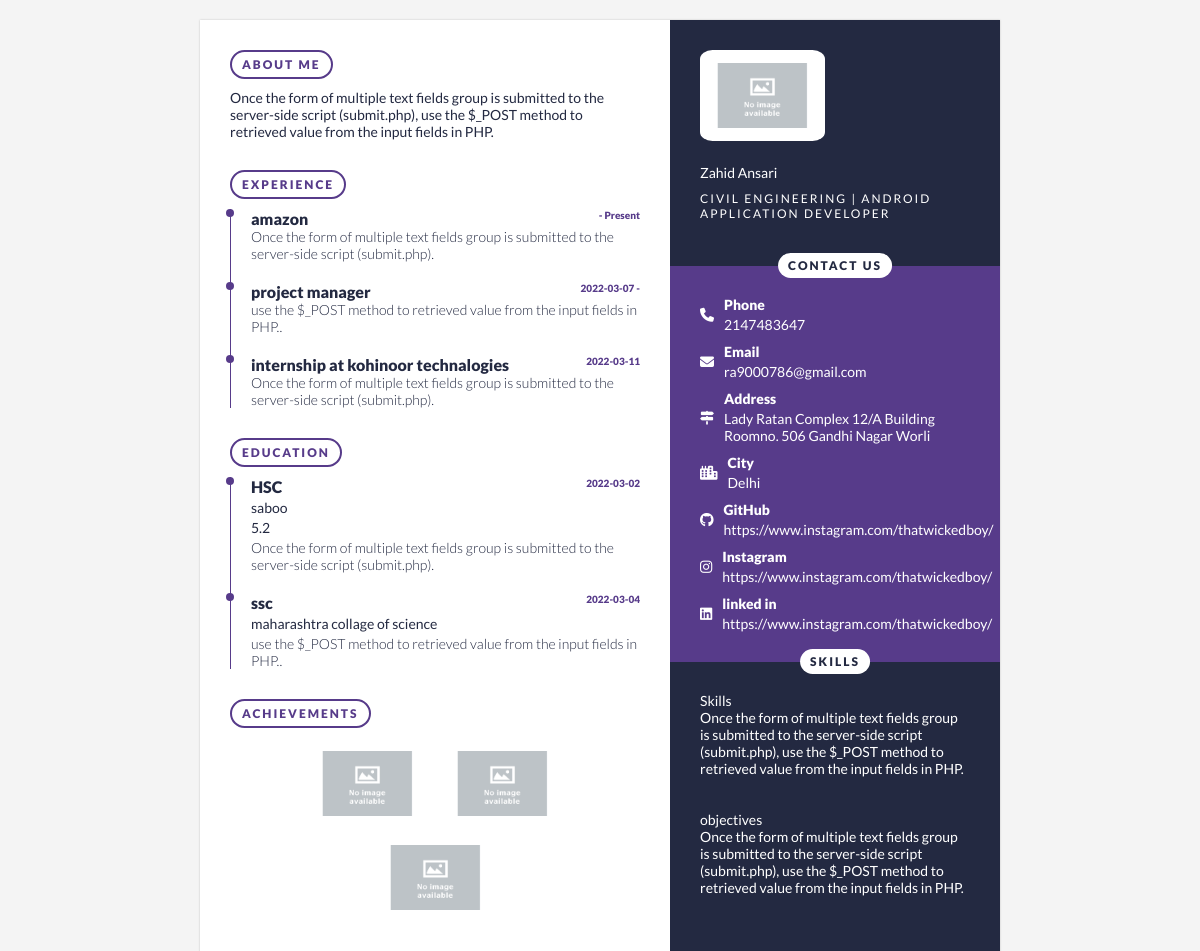
/Admin/Resume-Design/index.php?id=152, run on the app's committed database.
### tables this page shows
CREATE TABLE `resumedetail` (
  `ID` int(11) NOT NULL,
  `name` varchar(25) NOT NULL,
  `contact` int(10) NOT NULL,
  `address` varchar(500) NOT NULL,
  `email` varchar(20) NOT NULL,
  `about` varchar(500) NOT NULL,
  `githublink` varchar(50) NOT NULL,
  `instalink` varchar(50) NOT NULL,
  `linkedinlink` varchar(50) NOT NULL,
  `city` varchar(50) NOT NULL,
  `studies` varchar(50) NOT NULL,
  `occupation` varchar(50) NOT NULL,
  `position` varchar(500) NOT NULL,
  `workdate` varchar(50) NOT NULL,
  `workabout` varchar(500) NOT NULL,
  `education` varchar(500) NOT NULL,
  `university` varchar(500) NOT NULL,
  `cgpa` double NOT NULL,
  `edudate` varchar(50) NOT NULL,
  `eduabout` varchar(500) NOT NULL,
  `skills` varchar(500) NOT NULL,
  `objectives` varchar(500) NOT NULL,
  `profilepic` varchar(100) NOT NULL,
  `achivements` varchar(100) NOT NULL
);

### Admin/Resume-Design/index.php (the view, shortened to what this page needs)
<?php
include '../conn.php';
$ids = $_GET['id'];
$showquery = "select * from resumedetail where ID={$ids}";
$showdata = mysqli_query($conn,$showquery);
$arrdata = mysqli_fetch_array($showdata);
$position = $arrdata['position'];
$exp = explode(",", $position);
$workdate = $arrdata['workdate'];
$WD = explode(",", $workdate);
$workabout = $arrdata['workabout'];
$WA = explode(",", $workabout);
$edu = $arrdata['education'];
$EDU = explode(",", $edu);
$uni = $arrdata['university'];
$UNI = explode(",", $uni);
$cg = $arrdata['cgpa'];
$cgpa = explode(",", $cg);
$edudate = $arrdata['edudate'];
$EDUD = explode(",", $edudate);
$eduabout = $arrdata['eduabout'];
$EDUA = explode(",", $eduabout);
$ach = $arrdata['achivements'];
$achive = explode(",", $ach);
?>
<!DOCTYPE html>
<html>
<head>
	<link rel="stylesheet" type="text/css" href="styles.css">
</head>
<body>
	<div class="wrapper">
		<div class="resume_design">
			<div class="resume_left">
				<div class="about_sec">
					<div class="button">About Me</div>
					<p><?php echo $arrdata['about']; ?></p>
				</div>
				<div class="exp_sec">
					<div class="button">Experience</div>
					<ul>
						<li>
							<div class="item">
								<div class="item_grp">
									<p class="title"><?php echo $exp[0]; ?></p>
									<span class="timeline"><?php echo $WD[0]; ?> - Present</span>
								</div>
								<p class="content"><?php echo $WA[0]; ?>.</p>
							</div>
						</li>
						<li>
							<div class="item">
								<div class="item_grp">
								<?php if (empty($exp[1])) : ?>
										<p class="content">Data Not Given</p>
									<?php else : ?>
										<p class="title"><?php echo $exp[1]; ?></p>
									<?php endif; ?>
									<?php if (empty($WD[1])) : ?>
										<p class="content">Data Not Given</p>
									<?php else : ?>
										<span class="timeline"><?php echo $WD[1]; ?> - <?php echo $WD[0]; ?></span>
									<?php endif; ?>
								</div>
								<?php if (empty($WA[1])) : ?>
										<p class="content">Data Not Given</p>
									<?php else : ?>
										<p class="content"><?php echo $WA[1]; ?>.</p>
									<?php endif; ?>
							</div>
						</li>
						<li>
							<div class="item">
								<div class="item_grp">
									<?php if (empty($exp[2])) : ?>
										<p class="content">Data Not Given</p>
									<?php else : ?>
										<p class="title"><?php echo $exp[2]; ?></p>
									<?php endif; ?>
									<?php if (empty($WD[2])) : ?>
									<?php else : ?>
										<span class="timeline"><?php echo $WD[2]; ?></span>
									<?php endif; ?>
								</div>
								<?php if (empty($WA[2])) : ?>
									<?php else : ?>
										<p class="content"><?php echo $WA[2]; ?>.</p>
									<?php endif; ?>
							</div>
						</li>
					</ul>
				</div>
				<div class="edu_sec">
					<div class="button">Education</div>
					<ul>
						<li>
							<div class="item">
								<div class="item_grp">
									<p class="title"><?php echo $EDU[0]; ?></p>
									<p class="sub_title"><?php echo $UNI[0]; ?></p>
									<p class="sub_title"><?php echo $cgpa[0]; ?></p>
									<span class="timeline"><?php echo $EDUD[0]; ?></span>
								</div>
								<p class="content"><?php echo $EDUA[0]; ?>.</p>
							</div>
						</li>
						<li>
						<div class="item">
								<div class="item_grp">
								<?php if (empty($EDU[1])) : ?>
										<p class="content">Data Not Given</p>
									<?php else : ?>
										<p class="title"><?php echo $EDU[1]; ?></p>
									<?php endif; ?>
									<?php if (empty($UNI[1])) : ?>
									<?php else : ?>
										<p class="sub_title"><?php echo $UNI[1]; ?></p>
									<?php endif; ?>
									<?php if (empty($EDUD[1])) : ?>
									<?php else : ?>
										<span class="timeline"><?php echo $EDUD[1]; ?></span>
									<?php endif; ?>
								</div>
								<?php if (empty($EDUA[1])) : ?>
									<?php else : ?>
										<p class="content"><?php echo $EDUA[1]; ?>.</p>
									<?php endif; ?>
							</div>
						</li>
					</ul>
				</div>
				<div class="achievement_sec">
					<div class="button">Achievements</div>
					<div class="image-container">
						<div class="img_holder2">
						<img id="img1" src="../../Resume Page/assets/achivements/<?php     echo $achive[0];     ?>" alt="Not Uploaded" onerror=this.src="../../images/no-image.png">
					    </div>
						<div class="img_holder2">
						<img id="img2" src="../../Resume Page/assets/achivements/<?php     echo $achive[1];     ?>" alt="Not Uploaded" onerror=this.src="../../images/no-image.png">
					    </div>
					</div>
					<div class="image-container">
						<div class="img_holder2">
						<img id="img1" src="../../Resume Page/assets/achivements/<?php     echo $achive[2];     ?>" alt="Not Uploaded" onerror=this.src="../../images/no-image.png">
					    </div>
					</div>
				</div>
			</div>
			<div class="resume_right">
				<div class="profile_sec">
					<div class="img_holder">
						<img src="../../Resume Page/<?php     echo $arrdata['profilepic'];     ?>" alt="Not Uploaded" onerror=this.src="../../images/no-image.png">
					</div>
					<div class="profile_info">
						<p class="name"><?php     echo $arrdata['name'];     ?></p>
						<p class="role"><?php echo $arrdata['studies']; ?> | <?php echo $arrdata['occupation']; ?> <br> <br> </p>
					</div>
				</div>
				<div class="contact_sec">
					<div class="button">Contact US</div>
					<ul>
						<li class="item">
							<div class="icon">
								<i class="fas fa-phone"></i>
							</div>
							<div class="content">
								<p class="title">Phone</p>
								<p class="subtitle"><?php echo $arrdata['contact']; ?></p>
							</div>
						</li>
						<li class="item">
							<div class="icon">
								<i class="fas fa-envelope"></i>
							</div>
							<div class="content">
								<p class="title">Email</p>
								<p class="subtitle"><?php echo $arrdata['email']; ?></p>
							</div>
						</li>
						<li class="item">
							<div class="icon">
								<i class="fas fa-map-signs"></i>
							</div>
							<div class="content">
								<p class="title">Address</p>
								<p class="subtitle"><?php echo $arrdata['address']; ?></p>
							</div>
						</li>
						<li class="item">
							<div class="icon">
							<i class="fa-solid fa-city"></i>
							</div>
							<div class="content">
								<p class="title">City</p>
								<p class="subtitle"><?php echo $arrdata['city']; ?></p>
							</div>
						</li>
						<li class="item">
							<div class="icon">
								<i class="fa-brands fa-github"></i>
							</div>
							<div class="content">
								<p class="title">GitHub</p>
								<p class="subtitle"><?php echo $arrdata['githublink']; ?></p>
							</div>
						</li>
						<li class="item">
							<div class="icon">
								<i class="fa-brands fa-instagram"></i>
							</div>
							<div class="content">
								<p class="title">Instagram</p>
								<p class="subtitle"><?php echo $arrdata['instalink']; ?></p>
							</div>
						</li>
						<li class="item">
							<div class="icon">
							<i class="fa-brands fa-linkedin"></i>
							</div>
							<div class="content">
								<p class="title">linked in</p>
								<p class="subtitle"><?php echo $arrdata['linkedinlink']; ?></p>
							</div>
						</li>
					</ul>
				</div>
				<div class="skills_sec">
					<div class="button">Skills</div>
					<div class="content">
								<p class="title">Skills</p>
								<p class="subtitle"><?php echo $arrdata['skills']; ?></p></br></br>
							</div>
							<div class="content">
								<p class="title">objectives</p>
								<p class="subtitle"><?php echo $arrdata['objectives']; ?></p></br></br>
							</div>
				</div>
			</div>
		</div>
	</div>
</body>
</html>

### Admin/Resume-Design/styles.css (style rules this page uses)
:root { --bgcolor: #f4f4f4; --resume-left-bgc: #fff; --resume-right-bgc: #232941; --green: #573b8a; --white: #fff; --primary: #232941; }
* { margin: 0; padding: 0; box-sizing: border-box; font-family: 'Lato', sans-serif; list-style: none; text-decoration: none; }
body { background: var(--bgcolor); font-size: 14px; color: var(--primary); }
.wrapper { display: flex; align-items: center; justify-content: center; padding: 20px; }
.resume_design { width: 800px; max-width: 100%; display: flex; box-shadow: 0 0 2px rgba(0,0,0,0.2); }
.resume_design .resume_left { background: var(--resume-left-bgc); width: 500px; padding: 30px; }
.resume_design .resume_right { background: var(--resume-right-bgc); color: var(--white); width: 330px; }
.resume_design .resume_left > div { margin-bottom: 30px; }
.resume_design .resume_left > div:last-child { margin-bottom: 0; }
.resume_design .resume_left .button { margin-bottom: 10px; text-transform: uppercase; border: 2px solid var(--green); color: var(--green); display: inline-block; padding: 5px 10px; border-radius: 20px; font-weight: 900; letter-spacing: 2px; font-size: 12px; }
.resume_design .resume_left .about_sec p { margin-bottom: 10px; }
.resume_design .resume_left .about_sec p:last-child { margin-bottom: 0; }
.resume_design .resume_left ul li { padding-left: 20px; padding-bottom: 20px; position: relative; }
.resume_design .resume_left ul li:last-child { padding-bottom: 0; }
.resume_design .resume_left ul li { border-left: 1px solid var(--green); }
.resume_design .resume_left ul li:before { content: ""; position: absolute; top: 0; left: -5px; width: 8px; height: 8px; background: var(--green); border-radius: 50%; }
.resume_design .resume_left ul li .title { font-weight: 900; font-size: 16px; }
.resume_design .resume_left ul li .sub_title { margin: 3px 0; }
.resume_design .resume_left ul li .content { font-weight: 300; }
.resume_design .resume_left ul li .item_grp { position: relative; }
.resume_design .resume_left ul li .item_grp .timeline { position: absolute; top: 0; margin-bottom: 20px; right: 0; font-size: 10px; color: var(--green); font-weight: 900; }
.resume_design .resume_right .profile_sec, .resume_design .resume_right .contact_sec, .resume_design .resume_right .skills_sec { padding: 30px; }
.resume_design .resume_right .profile_sec img { width: 125px; border-radius: 10%; }
.image-container { display: flex; justify-content: center; }
.image-container img { margin-left: 5px; margin-right: 5px; }
#img1 { width: 125px; border-radius: 10%; }
#img2 { width: 125px; border-radius: 10%; }
.resume_design .resume_right .profile_sec .profile_info { margin-top: 20px; }
.resume_design .resume_right .profile_sec .profile_info .role { margin-top: 10px; text-transform: uppercase; font-size: 12px; letter-spacing: 2px; }
.resume_design .resume_right .contact_sec, .resume_design .resume_right .skills_sec { position: relative; }
.resume_design .resume_right .contact_sec { background: #573b8a; }
.resume_design .resume_right .button { text-transform: uppercase; background: var(--white); color: var(--primary); display: inline-block; padding: 5px 10px; border-radius: 20px; font-weight: 900; letter-spacing: 2px; font-size: 12px; position: absolute; top: -13px; left: 50%; transform: translateX(-50%); }
.resume_design .resume_right .contact_sec ul li { display: flex; align-items: center; margin-bottom: 10px; }
.resume_design .resume_right .contact_sec ul li:last-child { margin-bottom: 0; }
.resume_design .resume_right .contact_sec ul li .icon { margin-right: 10px; }
.resume_design .resume_right .contact_sec ul li .content .title { margin-bottom: 3px; font-weight: 900; }

### data on the page
resumedetail: about "Once the form of multiple text fields group is submitted to the server-side script (submit.php), use the $_POST method to retrieved value from the input fields in PHP.", position "amazon", workabout "Once the form of multiple text fields group is submitted to the server-side script (submit.php)", position "project manager", workdate "2022-03-07", workabout "use the $_POST method to retrieved value from the input fields in PHP.", position "internship at kohinoor technalogies", workdate "2022-03-11", education "HSC", university "saboo", cgpa "5.2", edudate "2022-03-02", eduabout "Once the form of multiple text fields group is submitted to the server-side script (submit.php)", education "ssc", university "maharashtra collage of science", edudate "2022-03-04", eduabout "use the $_POST method to retrieved value from the input fields in PHP.", name "Zahid Ansari", studies "CIVIL ENGINEERING", occupation "ANDROID APPLICATION DEVELOPER", contact "2147483647", email "ra9000786@gmail.com", address "Lady Ratan Complex 12/A Building Roomno. 506 Gandhi Nagar Worli", city "Delhi", githublink "https://www.instagram.com/thatwickedboy/", instalink "https://www.instagram.com/thatwickedboy/", linkedinlink "https://www.instagram.com/thatwickedboy/", skills "Once the form of multiple text fields group is submitted to the server-side script (submit.php), use the $_POST method to retrieved value from the input fields in PHP.", objectives "Once the form of multiple text fields group is submitted to the server-side script (submit.php), use the $_POST method to retrieved value from the input fields in PHP."
